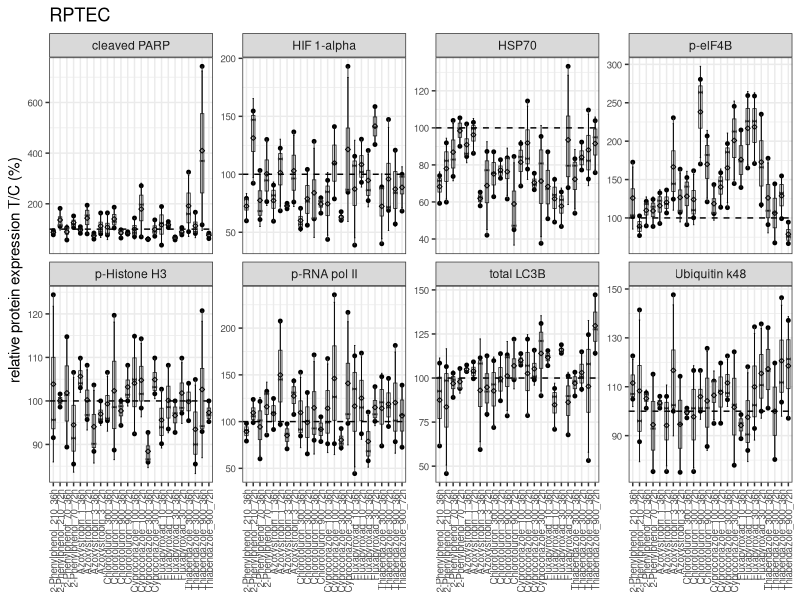
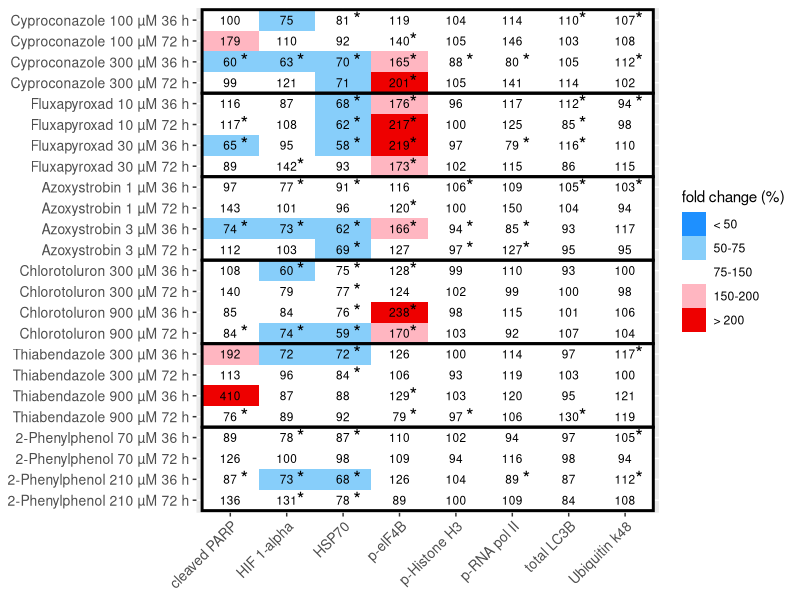
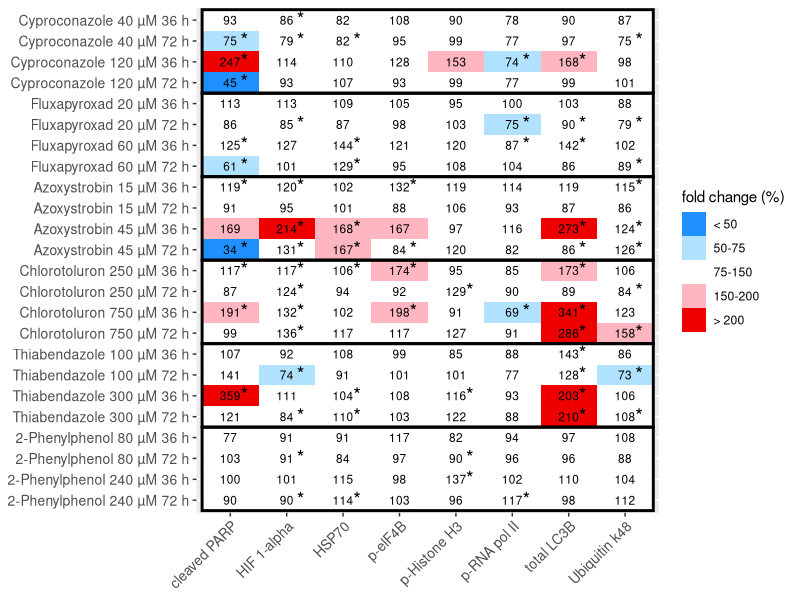
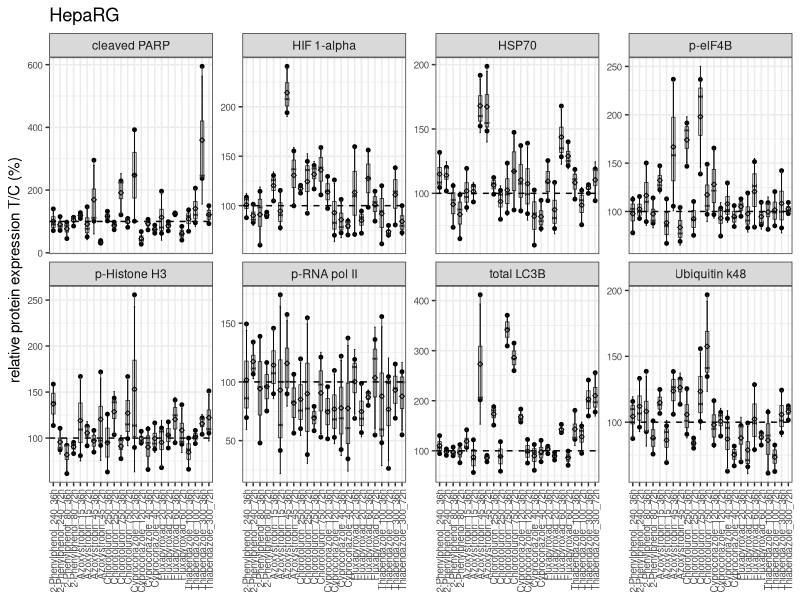
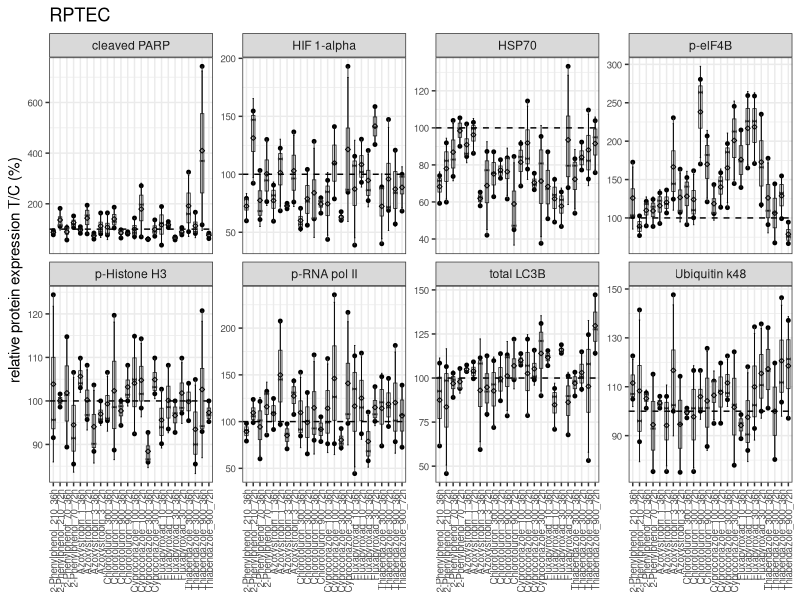

These figures' R source, in order:
# Skript to evaluate Luminex data
##Import data
###import data

library(readr)
HepaRG_Protein_Result <- read_delim("HepaRG_Protein_Results.csv", 
                                                 delim = ";", escape_double = FALSE, trim_ws = TRUE, col_select = c(1:15))

RPTEC_Protein_Result <- read_delim("RPTEC_Protein_Results.csv", 
                                                   delim = ";", escape_double = FALSE, trim_ws = TRUE)

# create dataframe with rep1-3 side by side
##concentration as character for row.name
HepaRG_Protein_Result$concentration_uM <- as.character(HepaRG_Protein_Result$concentration_uM)

RPTEC_Protein_Result$concentration_uM <- as.character(RPTEC_Protein_Result$concentration_uM)

## one df per rep

HepaRG_Protein_Result_rep1 <-  HepaRG_Protein_Result[which(HepaRG_Protein_Result$biol_rep == 1),]
HepaRG_Protein_Result_rep2 <-  HepaRG_Protein_Result[which(HepaRG_Protein_Result$biol_rep == 2),]
HepaRG_Protein_Result_rep3 <-  HepaRG_Protein_Result[which(HepaRG_Protein_Result$biol_rep == 3),]

RPTEC_Protein_Result_rep1 <-  RPTEC_Protein_Result[which(RPTEC_Protein_Result$biol_rep == 1),]
RPTEC_Protein_Result_rep2 <-  RPTEC_Protein_Result[which(RPTEC_Protein_Result$biol_rep == 2),]
RPTEC_Protein_Result_rep3 <-  RPTEC_Protein_Result[which(RPTEC_Protein_Result$biol_rep == 3),]

## change rownames to apply merge
### function: enter dataframe name
### creates empty vector from rownames
### creates names for column 1-3
### apply make.names to be added to df
### add to df

change_rownames <- function(mydataframe){
  rowname_vector <- numeric(0)
  for(i in 1:nrow(mydataframe)){
    rowname <- paste(mydataframe[i,5], mydataframe[i,7], mydataframe[i,2], sep = "_")
    rowname_vector <- c(rowname_vector, rowname)
  }
  mydataframe <- cbind(rowname_vector, mydataframe)
  make.names(rowname_vector, unique = T)
  .rowNamesDF(x = mydataframe, make.names = T) <- rowname_vector
    return(mydataframe)
}

HepaRG_Protein_Result_rep1 <- change_rownames(HepaRG_Protein_Result_rep1)
HepaRG_Protein_Result_rep2 <- change_rownames(HepaRG_Protein_Result_rep2)
HepaRG_Protein_Result_rep3 <- change_rownames(HepaRG_Protein_Result_rep3)

RPTEC_Protein_Result_rep1 <- change_rownames(RPTEC_Protein_Result_rep1)
RPTEC_Protein_Result_rep2 <- change_rownames(RPTEC_Protein_Result_rep2)
RPTEC_Protein_Result_rep3 <- change_rownames(RPTEC_Protein_Result_rep3)

# calulate T/C per rep
##create function with input dataframe of rep
### attach df, create empty vectors
### go through whole df and look for substance_number which is not 0
### if so, go through whole df and look if a row with substance_number 0 matches regarding timepoint and concentration number
### if so, calculate T/C (100%), add to df
### df is list, has to be converted to list and colums converted to numeric
### return new df

calculate_T_C <- function(replicate){
  attach(replicate)
  newtable <- numeric(0)
  newthing <- numeric(0)
  for(i in 1:nrow(replicate)){
    if(substance_number[i] != 0){
      for(k in 1:nrow(replicate)){
        if(time_point[k] == time_point[i] & concentration_number[k] == concentration_number[i] & substance_number[k] == 0){
          newthing <- replicate[i, c(9:16)]/replicate[k,c(9:16)]*100
          rowofnewthing <- c(replicate[i,1:8], newthing)
          newtable <- rbind(newtable, rowofnewthing)
        }
      }
    }
  }
  detach(replicate)
  for(m in c(1,3,6)){
    newtable[,m] <- as.character(newtable[,m])
  }
  newname <- as.data.frame(newtable)
  rownames(newname) <- newname$rowname_vector
    for(l in c(2,4,5,7,8:16)){
    newname[,l] <- as.numeric(newname[,l])
  }
  return(newname)
}

HepaRG_Protein_Result_rep1_T_C <- calculate_T_C(HepaRG_Protein_Result_rep1)
HepaRG_Protein_Result_rep2_T_C <- calculate_T_C(HepaRG_Protein_Result_rep2)
HepaRG_Protein_Result_rep3_T_C <- calculate_T_C(HepaRG_Protein_Result_rep3)

RPTEC_Protein_Result_rep1_T_C <- calculate_T_C(RPTEC_Protein_Result_rep1)
RPTEC_Protein_Result_rep2_T_C <- calculate_T_C(RPTEC_Protein_Result_rep2)
RPTEC_Protein_Result_rep3_T_C <- calculate_T_C(RPTEC_Protein_Result_rep3)

# merge 3 dataframes
## first merge 2, merge third to that
## change rownames back, as they get set as new colomns
## get 3 rows with indications of the rows (as originally) from the new row.names
## create one dataframe and sort by substance name and concentration
## set rownames again
### input: dataframes, suffixes as "_suffix"

merge_3_data.frames <- function(dataframe1, suffix1, dataframe2, suffix2, dataframe3, suffix3){
  firstmerge <- merge(dataframe1[,c(9:16)],dataframe2[,c(9:16)], by = "row.names", all.x = T, all.y = T, suffixes = c(suffix1, suffix2))
  rownames(firstmerge) <- firstmerge$Row.names
  names(dataframe3)[9:16] <- paste(names(dataframe3)[9:16], "rep3", sep = "_")
  secondmerge <- merge(firstmerge[,c(2:ncol(firstmerge))], dataframe3[,c(9:ncol(dataframe3))], by = "row.names", all.x = T, all.y = T, suffixes = c("", suffix3))
  rownames(secondmerge) <- secondmerge$Row.names
  Beschriftung <- data.frame(t(data.frame(strsplit(as.character(secondmerge[c(1:length(secondmerge$Row.names)),1]), split = "_"))))
  dataframename <- cbind(Beschriftung, secondmerge[,c(2:ncol(secondmerge))])
  row.names(dataframename) <- secondmerge$Row.names
  names(dataframename)[1] <- "substance"
  names(dataframename)[2] <- "concentration_µM"
  names(dataframename)[3] <- "timepoint"
  return(dataframename)
}

HepaRG_Protein_Result_merge <- merge_3_data.frames(HepaRG_Protein_Result_rep1_T_C, "_rep1", HepaRG_Protein_Result_rep2_T_C, "_rep2", HepaRG_Protein_Result_rep3_T_C, "_rep3")

RPTEC_Protein_Result_merge <- merge_3_data.frames(RPTEC_Protein_Result_rep1_T_C, "_rep1", RPTEC_Protein_Result_rep2_T_C, "_rep2", RPTEC_Protein_Result_rep3_T_C, "_rep3")

#calculate mean
## create vector for new colnames
## create df with row information
### calculate rowmean for each analyte and attach it to df
### attach colnames
### same process for sd
## apply to merge df 
#statistics
## same process for stat
### extract p-value into a separate vector ---> add to df

install.packages("boot")
library(boot)

calculate_mean_sd <- function(dataframe_for_mean_sd){
  coloumnames <- gsub("_rep[0-9]", "", names(dataframe_for_mean_sd))
  coloumnames <- gsub("\\...*", "", coloumnames)
  mean_SD_df <- data.frame(dataframe_for_mean_sd[,c(1:3)])
  for (i in 4:11){
    analyte_mean <- rowMeans(dataframe_for_mean_sd[, c(seq(from = i, by = 8, length.out = 3))], na.rm = T)
    mean_SD_df <- cbind(mean_SD_df, analyte_mean)
    names(mean_SD_df)[i] <- paste(coloumnames[i], "mean", sep = "_")
  }
  for (i in 4:11){
    analyte_sd <- apply(dataframe_for_mean_sd[, c(seq(from = i, by = 8, length.out = 3))], MARGIN = 1, FUN = sd, na.rm = T)
    mean_SD_df <- cbind(mean_SD_df, analyte_sd)
    names(mean_SD_df)[i+8] <- paste(coloumnames[i], "sd", sep = "_")
  }
  statistic_function <- function(data, indices){
    sample_data <- data[indices]
    return(mean(sample_data))
  }
  for (i in 4:11) {
    t_test_substance <- numeric(0)
    p_value_as_asterisks <- numeric(0)
    bootstrap_as_asterisks <- numeric(0)
    for(k in 1:nrow(dataframe_for_mean_sd)){
      t_test <- t.test(as.numeric(dataframe_for_mean_sd[k, c(seq(from = i, by = 8, length.out = 3))]), mu = 100)
      t_test_substance <- c(t_test_substance, t_test$p.value)
      if(t_test$p.value < 0.05){
        as_asterisks <- "*"
      }else{
        as_asterisks <- ""
      }
      p_value_as_asterisks <- c(p_value_as_asterisks, as_asterisks)
      boot_result <- boot(na.omit(as.numeric(dataframe_for_mean_sd[k, c(seq(from = i, by = 8, length.out = 3))])), statistic_function, R = 1000)
      boostrap_means <- boot_result$t
      boot.ci(boot_result, type = "basic")
      confidence_interval <- boot.ci(boot_result, type = "basic")$basic
      if(confidence_interval[1,4] < 100 & 100 < confidence_interval[1,5]){
        bootstrap <- ""
      }else{
        bootstrap <- "*"
      }
      bootstrap_as_asterisks <- c(bootstrap_as_asterisks, bootstrap)
    }
    mean_SD_df <- cbind(mean_SD_df, t_test_substance, p_value_as_asterisks, bootstrap_as_asterisks)
    names(mean_SD_df) <- gsub("t_test_substance", paste(names(mean_SD_df[i]), "p-value", sep = "_"), names(mean_SD_df))
    names(mean_SD_df) <- gsub("p_value_as_asterisks", paste(names(mean_SD_df[i]), "asterisks", sep = "_"), names(mean_SD_df))
    names(mean_SD_df) <- gsub("bootstrap_as_asterisks", paste(names(mean_SD_df[i]), "boot", sep = "_"), names(mean_SD_df))
  }
  return(mean_SD_df)
}

HepaRG_Protein_Result_mean_SD <- calculate_mean_sd(HepaRG_Protein_Result_merge)

RPTEC_Protein_Result_mean_SD <- calculate_mean_sd(RPTEC_Protein_Result_merge)

HepaRG_Protein_Result_mean_SD <- cbind(row.names(HepaRG_Protein_Result_mean_SD), HepaRG_Protein_Result_mean_SD)
names(HepaRG_Protein_Result_mean_SD)[1] <- "longname"

RPTEC_Protein_Result_mean_SD <- cbind(row.names(RPTEC_Protein_Result_mean_SD), RPTEC_Protein_Result_mean_SD)
names(RPTEC_Protein_Result_mean_SD)[1] <- "longname"

library(ggplot2)
library(reshape)
library(tidyverse)

# heatmap with significance
## transform p-value to asterisks
## create melt with asterisks
## transform mean_values to factors
### can be included in heatmap --> creates discrete heatmap, one color for a certain range

data_mean_for_heatmap <- function(dataframe){
  datamelt_mean <- melt(dataframe[, c(1, 5:12)])
  datamelt_mean$variable <- gsub("_mean", "", datamelt_mean$variable)
  datamelt_mean$value_group <- cut(datamelt_mean$value, 
                                   breaks = c(0, 50, 75, 150, 200, Inf), 
                                   labels = c("< 50", "50-75", "75-150", "150-200", "> 200"),
                                   right = FALSE)
  datamelt_mean$longname <- gsub("_", " ", datamelt_mean$longname)
  datamelt_mean$longname <- gsub("\\s(36h|72h)", "µM \\1", datamelt_mean$longname, perl = TRUE)
  return(datamelt_mean)
}

data_asterisks_for_heatmap <- function(dataframe){
  datamelt_stat <- melt(dataframe[, c(1, grep("_boot", names(dataframe)))], id.vars = "longname")
  datamelt_stat$variable <- gsub("_mean_boot", "", datamelt_stat$variable)
  datamelt_stat$longname <- gsub("_", " ", datamelt_stat$longname)
  datamelt_stat$longname <- gsub("\\s(36h|72h)", "µM \\1", datamelt_stat$longname, perl = TRUE)
  return(datamelt_stat)
}

### black box around substances
lines_heatmap <- function(dataframe){
  boxy <- data.frame(xmin = 0.5,
                   xmax = 8.5,
                   ymin = seq(0.5, nrow(dataframe) - 0.5, 4),
                   ymax = seq(4.5, nrow(dataframe) + 0.5, 4))
  return(boxy)
}

datamelt_mean_HepaRG <- data_mean_for_heatmap(HepaRG_Protein_Result_mean_SD)
datamelt_stat_HepaRG <- data_asterisks_for_heatmap(HepaRG_Protein_Result_mean_SD)
boxy_HepaRG <- lines_heatmap(HepaRG_Protein_Result_mean_SD)

datamelt_mean_RPTEC <- data_mean_for_heatmap(RPTEC_Protein_Result_mean_SD)
datamelt_stat_RPTEC <- data_asterisks_for_heatmap(RPTEC_Protein_Result_mean_SD)
boxy_RPTEC <- lines_heatmap(RPTEC_Protein_Result_mean_SD)

### add space between number and unit

add_spaces <- function(text) {
  text <- gsub("(\\d)µM", "\\1 µM", text)
  text <- gsub("(\\d)h", "\\1 h", text)
  return(text)
}

datamelt_mean_HepaRG$longname <- add_spaces(datamelt_mean_HepaRG$longname)
datamelt_stat_HepaRG$longname <- add_spaces(datamelt_stat_HepaRG$longname)

datamelt_mean_RPTEC$longname <- add_spaces(datamelt_mean_RPTEC$longname)
datamelt_stat_RPTEC$longname <-add_spaces(datamelt_stat_RPTEC$longname)

### change reihenfolge der y-achse

datamelt_mean_HepaRG$longname <- as.factor(datamelt_mean_HepaRG$longname)
datamelt_mean_RPTEC$longname <- as.factor(datamelt_mean_RPTEC$longname)
datamelt_stat_HepaRG$longname <- as.factor(datamelt_stat_HepaRG$longname)
datamelt_stat_RPTEC$longname <- as.factor(datamelt_stat_RPTEC$longname)
orderHepaRG <- c(2, 1, 4, 3, 24, 23, 22, 21, 12, 11, 10, 9, 8, 7, 6, 5, 20, 19, 18, 17, 14, 13, 16, 15) 
orderRPTEC <- c(2, 1, 4, 3, 24, 23, 22, 21, 12, 11, 10, 9, 8, 7, 6, 5, 20, 19, 18, 17, 16, 15, 14, 13)
datamelt_stat_HepaRG$longname <- factor(datamelt_stat_HepaRG$longname, levels = levels(datamelt_mean_HepaRG$longname)[orderHepaRG])
datamelt_mean_HepaRG$longname <- factor(datamelt_mean_HepaRG$longname,  levels = levels(datamelt_mean_HepaRG$longname)[orderHepaRG])
datamelt_stat_RPTEC$longname <- factor(datamelt_stat_RPTEC$longname, levels = levels(datamelt_mean_RPTEC$longname)[orderRPTEC])
datamelt_mean_RPTEC$longname <- factor(datamelt_mean_RPTEC$longname,  levels = levels(datamelt_mean_RPTEC$longname)[orderRPTEC])

# heatmap
## data is displayed with numbers (geom_text)
## discrete colors (see cut function above)
## geom_rect for lines
## geom_text(2) for asterisks in upper right corner

library(grDevices)

###RPTEC

Heatmap_RPTEC <- ggplot() +
  geom_raster(data = datamelt_mean_RPTEC, aes(x = variable, y = longname, fill = value_group), show.legend = T) +
  scale_fill_manual(name = "fold change (%)", 
                    values = c("< 50" = "dodgerblue", "50-75" = "lightskyblue", "75-150" = "white", "150-200" = "lightpink", "> 200" = "red2"),
                    drop = F,
                    ) +
  geom_rect(data = boxy_RPTEC, 
            aes(xmin = xmin, xmax = xmax,
                ymin = ymin, ymax = ymax), 
            colour = "black", fill = NA, size = 1)+
  geom_text(data = datamelt_mean_RPTEC, aes(x = variable, y = longname, label = round(value)), size = 3) +
  geom_text(data = datamelt_stat_RPTEC, aes(x = variable, y = longname, label = value), 
            nudge_y = 0.05, nudge_x = 0.25, size = 5)+
  theme(axis.title = element_blank(), axis.text.y = element_text(size = 10), axis.text.x = element_text(angle = 45, vjust = 1, hjust = 1, size = 10))

png(filename = "RPTEC_Luminex.png",
    width = 210,
    height = 180,
    units = "mm",
    bg = "white",
    res = 900)

Heatmap_RPTEC

dev.off()

###HepaRG

Heatmap_HepaRG <- ggplot() +
  geom_raster(data = datamelt_mean_HepaRG, aes(x = variable, y = longname, fill = value_group)) +
  scale_fill_manual(name = "fold change (%)", 
                    values = c("dodgerblue", "lightskyblue1", "white", "lightpink", "red2"),
                    drop = FALSE) +
  geom_rect(data = boxy_HepaRG, 
            aes(xmin = xmin, xmax = xmax,
                ymin = ymin, ymax = ymax), 
            colour = "black", fill = NA, size = 1)+
  geom_text(data = datamelt_mean_HepaRG, aes(x = variable, y = longname, label = round(value)), size = 3) +
  geom_text(data = datamelt_stat_HepaRG, aes(x = variable, y = longname, label = value), 
            nudge_y = 0.05, nudge_x = 0.25, size = 5)+
  theme(axis.title = element_blank(), axis.text.y = element_text(size = 10), axis.text.x = element_text(angle = 45, vjust = 1, hjust = 1, size = 10), legend.position = "right")


png(filename = "HepaRG_Luminex.png",
    width = 210,
    height = 180,
    units = "mm",
    bg = "white",
    res = 900)

Heatmap_HepaRG

dev.off()

#spupplementary material
##boxplot
###HepaRG

HepaRG_Protein_datamelt_boxplot <- melt(cbind(longnames = row.names(HepaRG_Protein_Result_merge), HepaRG_Protein_Result_merge))

HepaRG_Protein_datamelt_boxplot$variable <- gsub("_rep[0-9]+", "", HepaRG_Protein_datamelt_boxplot$variable)

Sup_Fig_HepaRG <- ggplot(HepaRG_Protein_datamelt_boxplot, aes(longnames, value))+
  geom_point(size = 1)+
  geom_boxplot(width = 0.5, size = 0.3)+
  stat_summary(
    fun.data = "mean_sdl",
    fun.args = list(mult = 1),
    geom = "errorbar",
    width = 0.2,
    size = 0.3
  )+
  stat_summary(
    fun = mean,
    geom = "point",
    shape = 23,
    size = 1
  )+
  geom_hline(yintercept = 100, linetype = "dashed", color = "black", size = 0.5)+
  theme_bw()+
  theme(
    axis.text.x = element_text(angle = 90, vjust = 0.5, hjust=1, size = 7),
    axis.text.y = element_text(size = 7),
    axis.title.x = element_blank())+
  ylab("relative protein expression T/C (%)")+
  facet_wrap(~variable, scales = "free_y", ncol = 4)+
  ggtitle("HepaRG")

ggsave("Sup_Fig_HepaRG.png",width = 9.21, height = 6.85, dpi = 1200)
 
###RPTEC

RPTEC_Protein_datamelt_boxplot <- melt(cbind(longnames = row.names(RPTEC_Protein_Result_merge), RPTEC_Protein_Result_merge))

RPTEC_Protein_datamelt_boxplot$variable <- gsub("_rep[0-9]+", "", RPTEC_Protein_datamelt_boxplot$variable)

ggplot(RPTEC_Protein_datamelt_boxplot, aes(longnames, value))+
  geom_point(size = 1)+
  geom_boxplot(width = 0.5, size = 0.3)+
  stat_summary(
    fun.data = "mean_sdl",
    fun.args = list(mult = 1),
    geom = "errorbar",
    width = 0.2,
    size = 0.3
  )+
  stat_summary(
    fun = mean,
    geom = "point",
    shape = 23,
    size = 1
  )+
  geom_hline(yintercept = 100, linetype = "dashed", color = "black", size = 0.5)+
  theme_bw()+
  theme(
    axis.text.x = element_text(angle = 90, vjust = 0.5, hjust=1, size = 7),
    axis.text.y = element_text(size = 7),
    axis.title.x = element_blank())+
  ylab("relative protein expression T/C (%)")+
  facet_wrap(~variable, scales = "free_y", ncol = 4)+
  ggtitle("RPTEC")

ggsave("Sup_Fig_RPTEC_Luminex.png",width = 9.21, height = 6.85, dpi = 1200)
